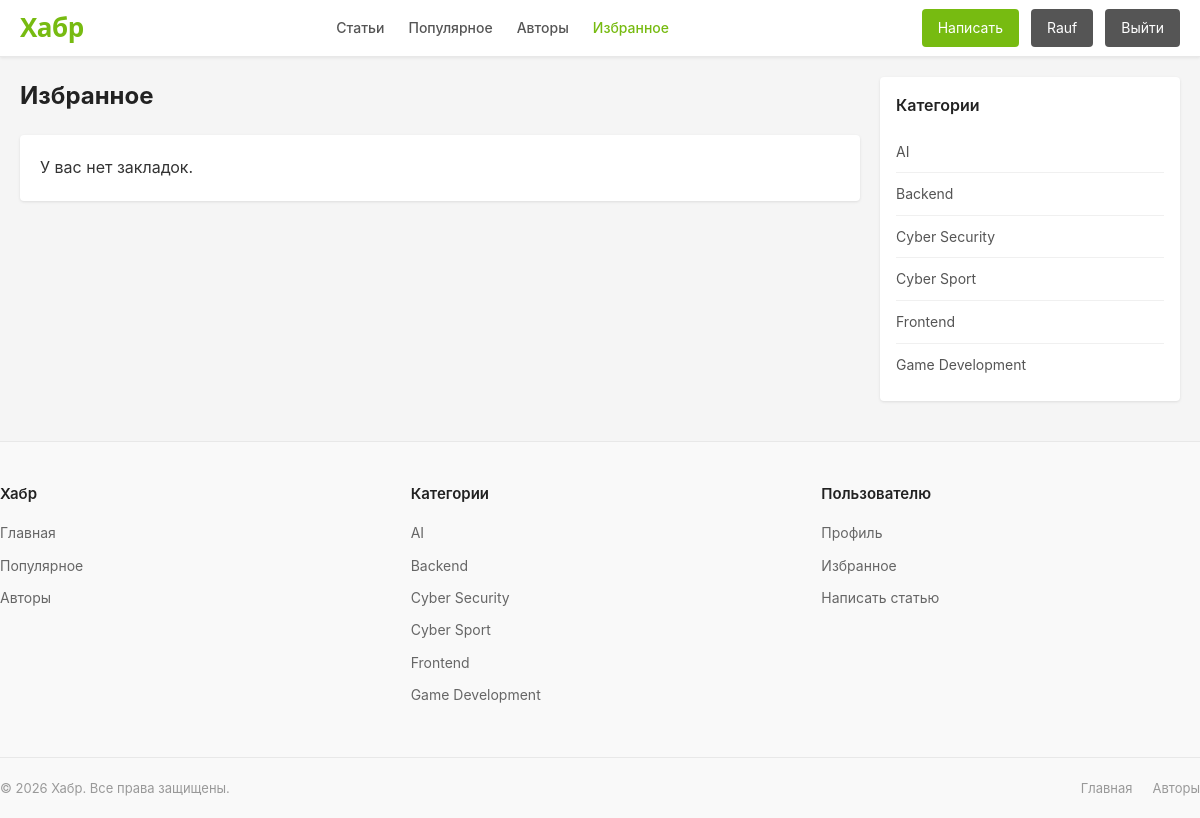
Page /bookmarks/ (signed in) on the earlier database version.
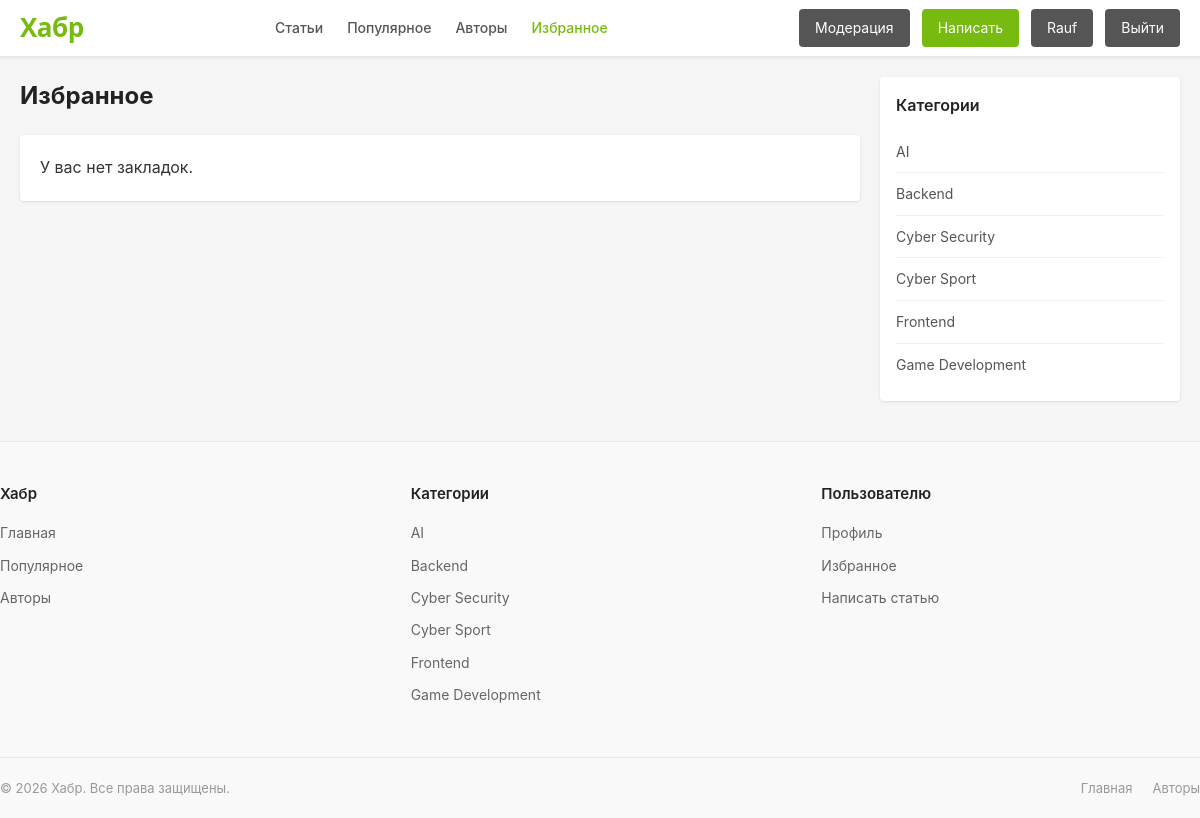
Same page on the later database version.
### articles/views.py (the view)
# urls.py: path('bookmarks/', views.bookmarks, name='bookmarks'),
@login_required
def bookmarks(request):
    bookmarks_list = Bookmark.objects.filter(user=request.user).select_related('article', 'article__author', 'article__category')
    context = {
        'bookmarks': bookmarks_list,
    }
    return render(request, 'articles/bookmarks.html', context)

### articles/context_processors.py (called while the page is built)
def categories(request):
    return {
        'categories': Category.objects.all(),
    }

### users/models.py (called while the page is built)
    def can_moderate_articles(self):
        return self.role in ('superadmin', 'admin')

### templates/articles/bookmarks.html (shortened to what this page needs)
{% extends 'base.html' %}
{% block content %}
    <h1 style="margin-bottom: 20px; font-size: 24px; color: #222;">Избранное</h1>
    {% for bm in bookmarks %}
        <article class="card">
            {% if bm.article.image %}
                <img src="{{ bm.article.image.url }}" alt="{{ bm.article.title }}" class="card-image">
            {% endif %}
            <div class="card-body">
                <h2 class="card-title"><a href="{% url 'article_detail' bm.article.pk %}">{{ bm.article.title }}</a></h2>
                <div class="card-meta">
                    <span class="author">
                        <span class="author-avatar" style="width: 24px; height: 24px; font-size: 12px;">{{ bm.article.author.username|first|upper }}</span>
                        <a href="{% url 'profile_detail' bm.article.author.pk %}">{{ bm.article.author.username }}</a>
                    </span>
                    <span>{{ bm.article.created_at|date:"d.m.Y H:i" }}</span>
                    <span class="badge badge-success">{{ bm.article.category.name }}</span>
                </div>
                <p class="card-text">{{ bm.article.content|truncatewords:30 }}</p>
            </div>
            <div class="card-footer">
                <div class="stats">
                    <span>Рейтинг: {{ bm.article.rating_avg|default:"—" }}</span>
                </div>
                <form method="post" action="{% url 'toggle_bookmark' bm.article.pk %}" style="display: inline;">
                    {% csrf_token %}
                    <button type="submit" class="btn btn-outline" style="padding: 4px 12px;">Убрать из закладок</button>
                </form>
            </div>
        </article>
    {% empty %}
        <div class="card">
            <div class="card-body">
                <p>У вас нет закладок.</p>
            </div>
        </div>
    {% endfor %}
{% endblock %}

### templates/base.html (shortened to what the changed rows need)
<!DOCTYPE html>
<html lang="ru">
<head>
</head>
<body>
    <header class="header">
        <div class="container header-inner">
            <div class="user-menu">
                {% if user.is_authenticated %}
                    {% if user.can_moderate_articles %}
                        <a href="{% url 'moderate_articles' %}" class="btn btn-secondary">Модерация</a>
                    {% endif %}
                    <a href="{% url 'article_create' %}" class="btn btn-primary">Написать</a>
                    <a href="{% url 'profile' %}" class="btn btn-secondary">{{ user.username }}</a>
                    <a href="{% url 'logout' %}" class="btn btn-secondary">Выйти</a>
                {% else %}
                    <a href="{% url 'login' %}" class="btn btn-secondary">Войти</a>
                    <a href="{% url 'register' %}" class="btn btn-primary">Регистрация</a>
                {% endif %}
            </div>
        </div>
    </header>
    <main class="main">
        <div class="content">
            {% block content %}{% endblock %}
        </div>
    </main>
</body>
</html>

Differences in the rows shown:
changed User "Rauf": role "user" → "admin" (drawn)
Other differences:
text now shown: "Модерация"
